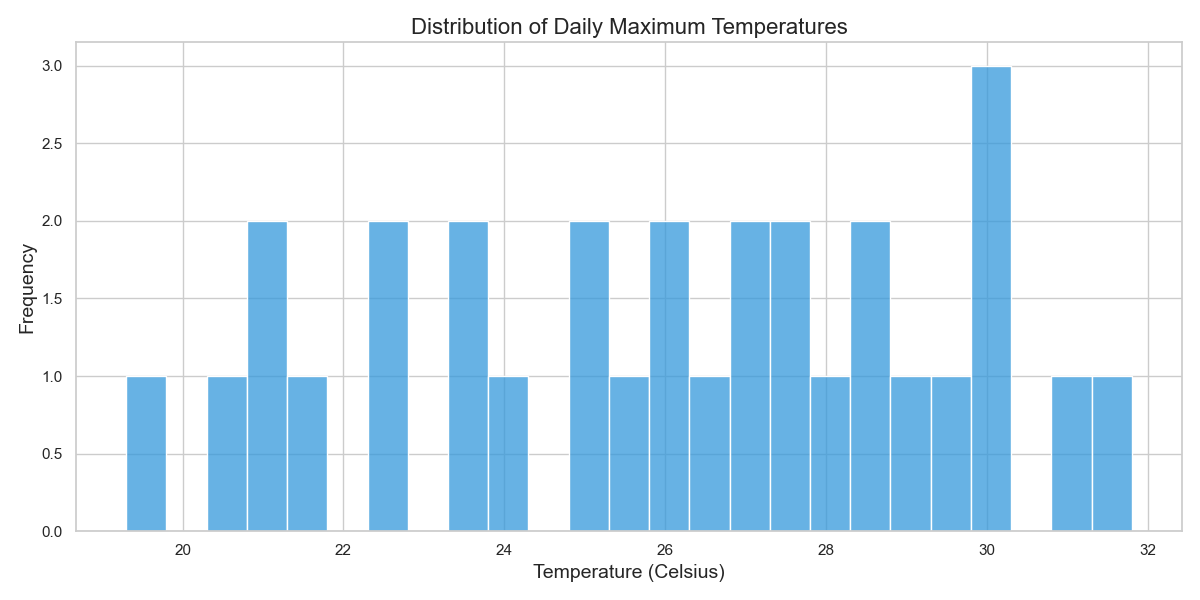

Reproduce this figure in Python.

import seaborn as sns
import matplotlib.pyplot as plt

# Data: Daily Maximum Temperatures
temperatures = [
    22.5, 19.3, 25.1, 21.4, 28.7, 30.2, 31.5, 29.4, 26.8, 24.1,
    27.3, 20.6, 23.5, 25.7, 29.8, 24.9, 28.1, 26.6, 27.0, 29.2,
    21.2, 22.4, 30.0, 31.1, 27.5, 26.2, 20.8, 23.7, 25.9, 28.3
]

# Set the aesthetic style of the plots
sns.set_style('whitegrid')

# Create a figure and a set of subplots with custom dimensions
plt.figure(figsize=(12, 6))

# Create the histogram with customizations
ax = sns.histplot(temperatures, bins=15, kde=False, color='#3498db', binwidth=0.5)

# Customize the axes labels and the chart title
ax.set_title('Distribution of Daily Maximum Temperatures', fontsize=16)
ax.set_xlabel('Temperature (Celsius)', fontsize=14)
ax.set_ylabel('Frequency', fontsize=14)

# Finalize and display the plot
plt.tight_layout()
plt.show()
